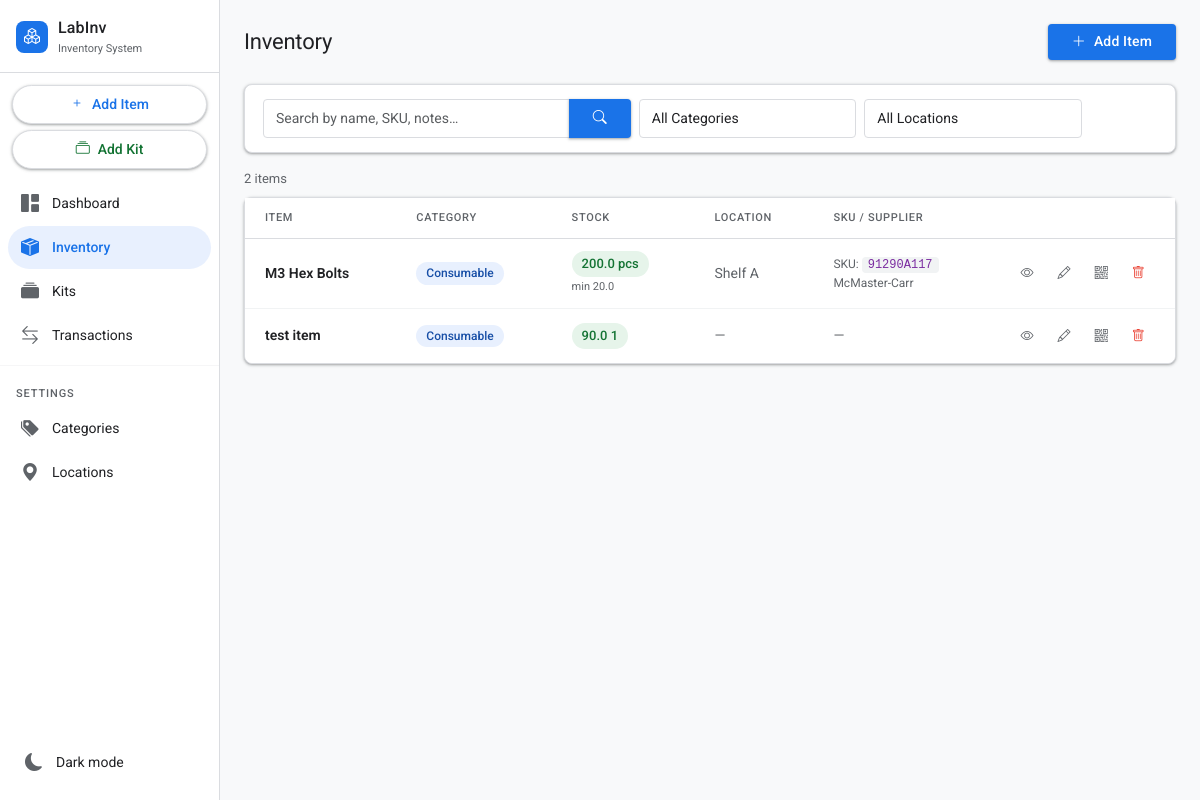
/items, run on an earlier commit of the app's database.
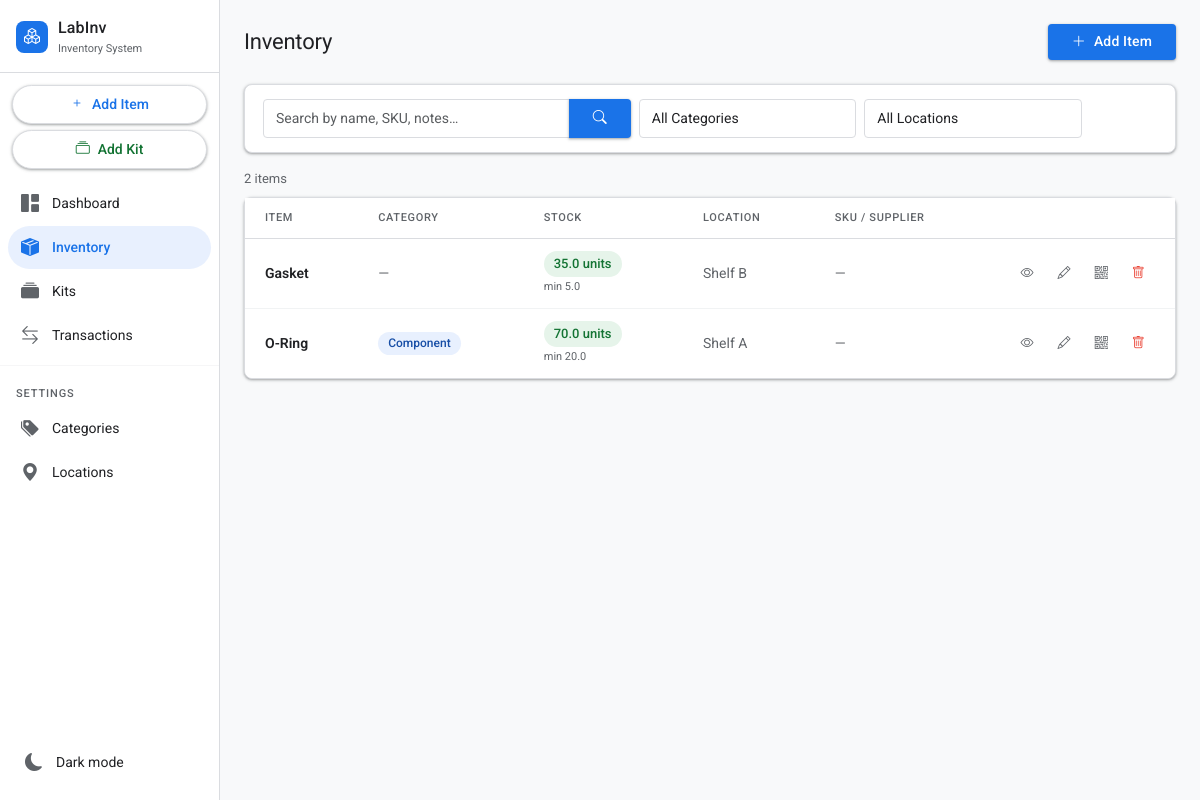
And on a later commit of the database.
### tables this page shows
CREATE TABLE items (
            id                  INTEGER PRIMARY KEY AUTOINCREMENT,
            name                TEXT    NOT NULL,
            category_id         INTEGER REFERENCES categories(id),
            quantity            REAL    NOT NULL DEFAULT 0,
            unit                TEXT    NOT NULL DEFAULT 'units',
            location_id         INTEGER REFERENCES locations(id),
            low_stock_threshold REAL    DEFAULT 0,
            supplier            TEXT,
            sku                 TEXT,
            notes               TEXT,
            created_at          TIMESTAMP DEFAULT CURRENT_TIMESTAMP,
            updated_at          TIMESTAMP DEFAULT CURRENT_TIMESTAMP
        );

CREATE TABLE categories (
            id   INTEGER PRIMARY KEY AUTOINCREMENT,
            name TEXT NOT NULL UNIQUE
        );

CREATE TABLE locations (
            id        INTEGER PRIMARY KEY AUTOINCREMENT,
            name      TEXT NOT NULL UNIQUE,
            parent_id INTEGER REFERENCES locations(id)
        );

### app.py (the view)
@app.route("/items")
def items():
    db = get_db()
    q        = request.args.get("q", "")
    category = request.args.get("category", "")
    location = request.args.get("location", "")
    sql    = """
        SELECT i.*, c.name AS category_name, l.name AS location_name
        FROM items i
        LEFT JOIN categories c ON i.category_id = c.id
        LEFT JOIN locations  l ON i.location_id  = l.id
        WHERE 1=1
    """
    params = []
    if q:
        sql += " AND (i.name LIKE ? OR i.sku LIKE ? OR i.notes LIKE ?)"
        params += [f"%{q}%", f"%{q}%", f"%{q}%"]
    if category:
        sql += " AND c.name = ?"
        params.append(category)
    if location:
        sql += " AND l.name = ?"
        params.append(location)
    sql += " ORDER BY i.name"
    item_list  = db.execute(sql, params).fetchall()
    categories = db.execute("SELECT * FROM categories ORDER BY name").fetchall()
    locations  = db.execute("SELECT * FROM locations  ORDER BY name").fetchall()
    db.close()
    return render_template("items.html", items=item_list, categories=categories,
                           locations=locations, q=q,
                           selected_category=category, selected_location=location)

### app.py (called while the page is built)
def get_db():
    conn = sqlite3.connect(DATABASE)
    conn.row_factory = sqlite3.Row
    conn.execute("PRAGMA foreign_keys = ON")
    return conn

### templates/items.html (shortened to what the changed rows need)
{% extends "base.html" %}
{% block content %}
<div class="pg-header">
  <h1 class="pg-title">Inventory</h1>
</div>
<div class="card">
  <div class="table-responsive">
    <table class="table mb-0">
      <thead>
        <tr>
          <th>Item</th>
          <th>Category</th>
          <th>Stock</th>
          <th>Location</th>
          <th>SKU / Supplier</th>
          <th class="no-print" style="width:110px"></th>
        </tr>
      </thead>
      <tbody>
        {% if items %}
          {% for item in items %}
          <tr {% if item.low_stock_threshold > 0 and item.quantity <= item.low_stock_threshold %}class="low-stock-row"{% endif %}>
            <td>
              <a href="/items/{{ item.id }}" class="fw-semibold" style="color:var(--text)">{{ item.name }}</a>
            </td>
            <td>
              {% if item.category_name %}
                <span class="badge badge-category">{{ item.category_name }}</span>
              {% else %}
                <span class="text-muted">—</span>
              {% endif %}
            </td>
            <td>
              {% if item.low_stock_threshold > 0 and item.quantity <= item.low_stock_threshold %}
                <span class="badge qty-warn">{{ item.quantity }} {{ item.unit }}</span>
              {% elif item.quantity == 0 %}
                <span class="badge qty-zero">0 {{ item.unit }}</span>
              {% else %}
                <span class="badge qty-ok">{{ item.quantity }} {{ item.unit }}</span>
              {% endif %}
              {% if item.low_stock_threshold > 0 %}
                <div class="text-muted" style="font-size:11px;margin-top:2px">min {{ item.low_stock_threshold }}</div>
              {% endif %}
            </td>
            <td style="color:var(--muted)">{{ item.location_name or '—' }}</td>
            <td>
              {% if item.sku %}<div style="font-size:12px;color:var(--muted)">SKU: <code>{{ item.sku }}</code></div>{% endif %}
              {% if item.supplier %}<div style="font-size:12px;color:var(--muted)">{{ item.supplier }}</div>{% endif %}
              {% if not item.sku and not item.supplier %}<span class="text-muted">—</span>{% endif %}
            </td>
            <td class="no-print">
              <div style="display:flex;gap:4px">
                <a href="/items/{{ item.id }}" class="btn btn-ghost btn-sm" title="View"><i class="bi bi-eye"></i></a>
                <a href="/items/{{ item.id }}/edit" class="btn btn-ghost btn-sm" title="Edit"><i class="bi bi-pencil"></i></a>
                <a href="/items/{{ item.id }}/qr" target="_blank" class="btn btn-ghost btn-sm" title="QR Code"><i class="bi bi-qr-code"></i></a>
                <form method="post" action="/items/{{ item.id }}/delete" style="display:inline"
                      onsubmit="return confirm('Delete \'{{ item.name }}\'? This cannot be undone.');">
                  <button type="submit" class="btn btn-ghost btn-sm" title="Delete" style="color:var(--red)"><i class="bi bi-trash"></i></button>
                </form>
              </div>
            </td>
          </tr>
          {% endfor %}
        {% endif %}
      </tbody>
    </table>
  </div>
</div>
{% endblock %}

What changed in the data, as far as the page shows it:
removed items: name "M3 Hex Bolts", category_name "Consumable", quantity "200.0", unit "pcs", low_stock_threshold "20.0", name "Shelf A", sku "91290A117", supplier "McMaster-Carr"
removed items: name "test item", category_name "Consumable", quantity "90.0", unit "1", location_name "—"
added items: name "Gasket", quantity "35.0", unit "units", low_stock_threshold "5.0", name "Shelf B"
added items: name "O-Ring", category_name "Component", quantity "70.0", unit "units", low_stock_threshold "20.0", name "Shelf A"
